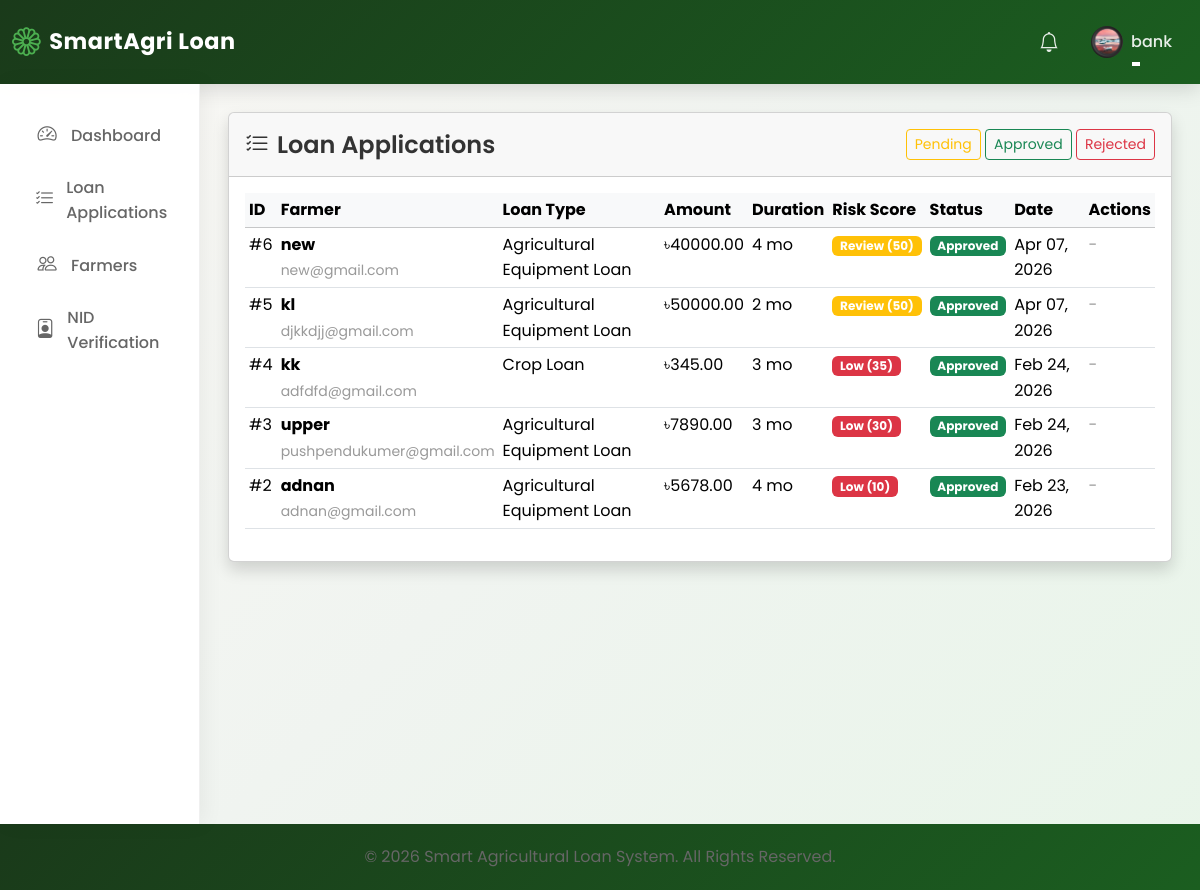
The app's page /loans/ (signed in), older data.
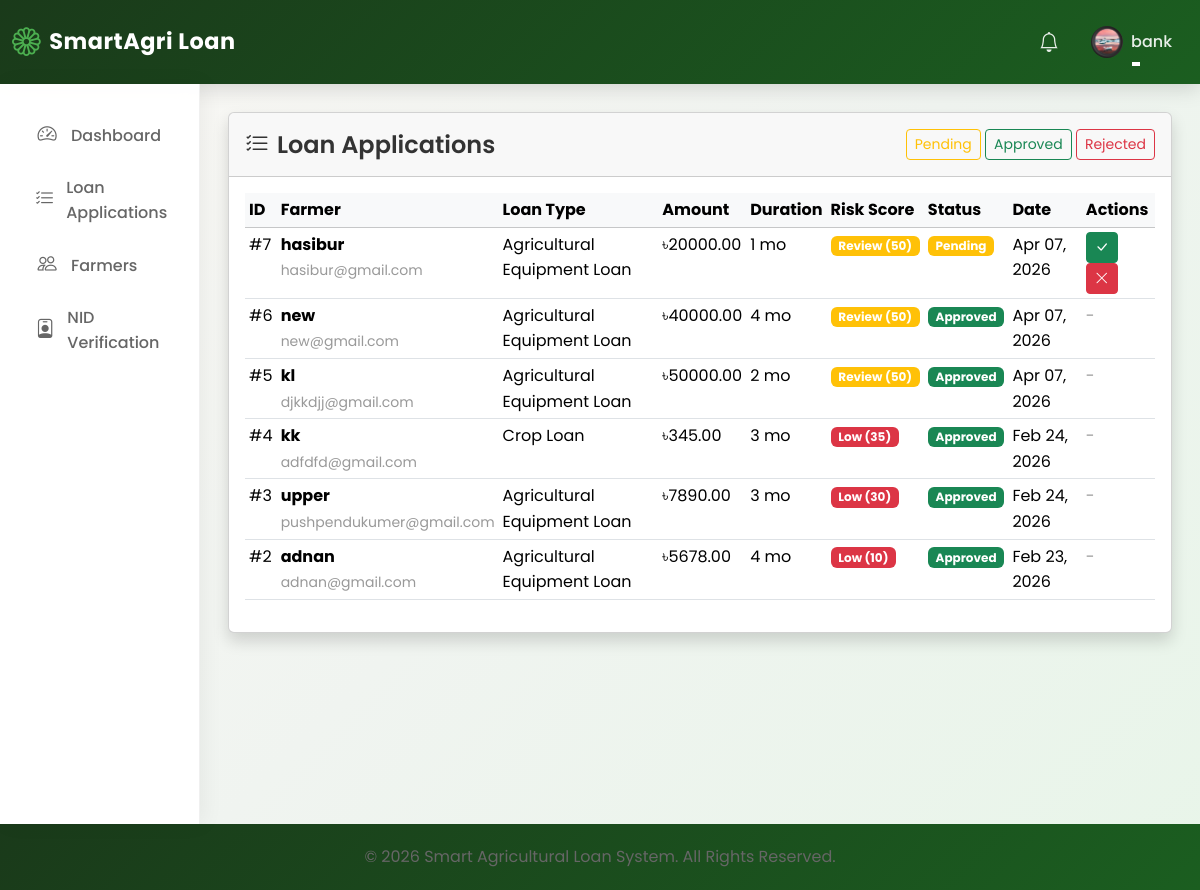
The same page, newer data.
### loan_app/models.py (models this page shows, shortened)
class LoanApplication(models.Model):
    STATUS_CHOICES = [
        ("Pending", "Pending"),
        ("Approved", "Approved"),
        ("Rejected", "Rejected"),
    ]
    farmer = models.OneToOneField(
        User, on_delete=models.CASCADE, related_name="loan_application"
    )
    loan_type = models.ForeignKey(
        LoanType, on_delete=models.CASCADE, related_name="applications"
    )
    amount = models.DecimalField(max_digits=12, decimal_places=2)
    duration_months = models.IntegerField(help_text="Loan duration in months")
    risk_score = models.IntegerField(
        default=0, help_text="Auto-calculated risk score (0-100)"
    )
    status = models.CharField(max_length=20, choices=STATUS_CHOICES, default="Pending")
    emi = models.DecimalField(
        max_digits=12, decimal_places=2, default=0, help_text="Monthly EMI amount"
    )
    created_at = models.DateTimeField(auto_now_add=True)
    updated_at = models.DateTimeField(auto_now=True)

class User(AbstractUser):
    ROLE_CHOICES = [
        ("Farmer", "Farmer"),
        ("Bank Officer", "Bank Officer"),
        ("Admin", "Admin"),
    ]
    role = models.CharField(max_length=20, choices=ROLE_CHOICES, default="Farmer")
    is_approved = models.BooleanField(
        default=False, help_text="For Bank Officers - requires admin approval"
    )
    phone_number = models.CharField(max_length=20, blank=True)
    profile_picture = models.ImageField(
        upload_to="profile_pictures/", blank=True, null=True
    )
    is_verified = models.BooleanField(default=False)
    nid_card_front = models.FileField(
        upload_to="nid_cards/",
        blank=True,
        null=True,
        help_text="Upload NID card front side",
    )
    nid_card_back = models.FileField(
        upload_to="nid_cards/",
        blank=True,
        null=True,
        help_text="Upload NID card back side",
    )
    nid_verified = models.BooleanField(
        default=False, help_text="Whether NID has been verified by bank officer"
    )
    nid_verified_by = models.ForeignKey(
        "self",
        on_delete=models.SET_NULL,
        null=True,
        blank=True,
        related_name="nid_verifications",
    )
    nid_verified_at = models.DateTimeField(null=True, blank=True)
    nid_number = models.CharField(
        max_length=20,
        blank=True,
        unique=True,
        null=True,
        help_text="National ID number (unique per farmer)",
    )

class LoanType(models.Model):
    name = models.CharField(max_length=100, unique=True)
    interest_rate = models.DecimalField(
        max_digits=5, decimal_places=2, help_text="Interest rate in percentage"
    )
    max_amount = models.DecimalField(
        max_digits=12, decimal_places=2, help_text="Maximum loan amount in BDT"
    )
    description = models.TextField(blank=True)
    created_at = models.DateTimeField(auto_now_add=True)
    updated_at = models.DateTimeField(auto_now=True)

### loan_app/views.py (the view)
# urls.py: path("loans/", views.loan_list, name="loan_list"),
@login_required
def loan_list(request):
    if not (request.user.is_staff or request.user.role == "Bank Officer"):
        return redirect("home")
    applications = LoanApplication.objects.all().order_by("-created_at")
    status_filter = request.GET.get("status")
    if status_filter:
        applications = applications.filter(status=status_filter)
    paginator = Paginator(applications, 15)
    page_number = request.GET.get("page")
    page_obj = paginator.get_page(page_number)
    return render(
        request,
        "loan/list.html",
        {"page_obj": page_obj, "status_filter": status_filter},
    )

### templates/loan/list.html (shortened to what the changed rows need)
{% extends 'base.html' %}
{% block content %}
<div class="row">
    <div class="col-12">
        <div class="card shadow">
            <div class="card-body">
                {% if page_obj %}
                <div class="table-responsive">
                    <table class="table table-hover table-sm">
                        <thead class="table-light">
                            <tr>
                                <th>ID</th>
                                <th>Farmer</th>
                                <th>Loan Type</th>
                                <th>Amount</th>
                                <th>Duration</th>
                                <th>Risk Score</th>
                                <th>Status</th>
                                <th>Date</th>
                                <th>Actions</th>
                            </tr>
                        </thead>
                        <tbody>
                            {% for loan in page_obj %}
                            <tr>
                                <td>#{{ loan.id }}</td>
                                <td>
                                    <strong>{{ loan.farmer.username }}</strong><br>
                                    <small class="text-muted">{{ loan.farmer.email }}</small>
                                </td>
                                <td>{{ loan.loan_type.name }}</td>
                                <td>৳{{ loan.amount|floatformat:2 }}</td>
                                <td>{{ loan.duration_months }} mo</td>
                                <td>
                                    {% if loan.risk_score >= 70 %}
                                        <span class="badge bg-success">Priority ({{ loan.risk_score }})</span>
                                    {% elif loan.risk_score >= 40 %}
                                        <span class="badge bg-warning">Review ({{ loan.risk_score }})</span>
                                    {% elif loan.risk_score > 0 %}
                                        <span class="badge bg-danger">Low ({{ loan.risk_score }})</span>
                                    {% else %}
                                        <span class="badge bg-secondary">Pending</span>
                                    {% endif %}
                                </td>
                                <td>
                                    {% if loan.status == 'Pending' %}
                                        <span class="badge bg-warning">{{ loan.status }}</span>
                                    {% elif loan.status == 'Approved' %}
                                        <span class="badge bg-success">{{ loan.status }}</span>
                                    {% else %}
                                        <span class="badge bg-danger">{{ loan.status }}</span>
                                    {% endif %}
                                </td>
                                <td>{{ loan.created_at|date:"M d, Y" }}</td>
                                <td>
                                    {% if loan.status == 'Pending' %}
                                        <a href="{% url 'approve_loan' loan.id %}" class="btn btn-sm btn-success" title="Approve">
                                            <i class="bi bi-check-lg"></i>
                                        </a>
                                        <a href="{% url 'reject_loan' loan.id %}" class="btn btn-sm btn-danger" title="Reject">
                                            <i class="bi bi-x-lg"></i>
                                        </a>
                                    {% else %}
                                        <span class="text-muted">-</span>
                                    {% endif %}
                                </td>
                            </tr>
                            {% endfor %}
                        </tbody>
                    </table>
                </div>
                {% else %}
                <div class="text-center py-5">
                    <i class="bi bi-inbox text-muted" style="font-size: 3rem;"></i>
                    <p class="mt-3 text-muted">No loan applications found.</p>
                </div>
                {% endif %}
            </div>
        </div>
    </div>
</div>
{% endblock %}

Row changes from the older to the newer data that the page shows:
added LoanApplication: id "7", farmer.username "hasibur", farmer.email "hasibur@gmail.com", loan_type.name "Agricultural Equipment Loan", amount "20000.00", duration_months "1", risk_score "50", status "Pending", created_at "Apr 07, 2026"
